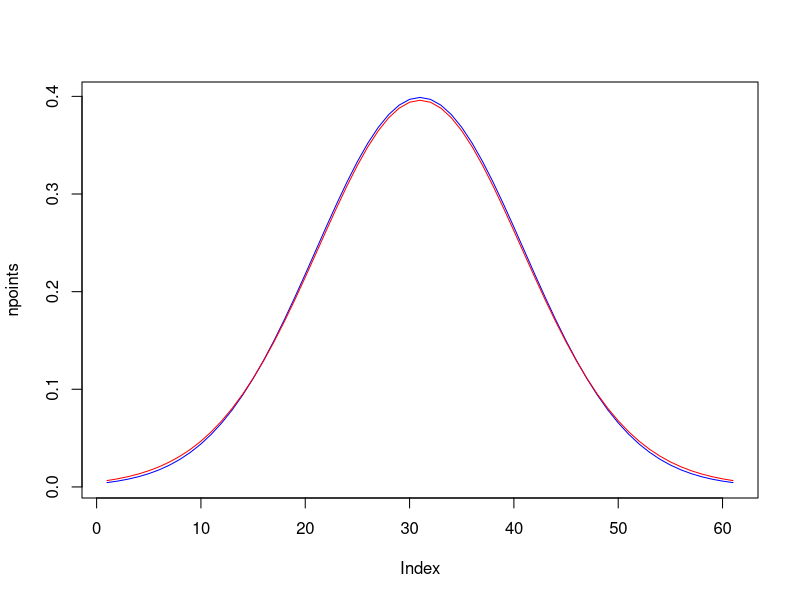

This chart was generated by the following R code:
## ---- chunk 1
knitr::opts_chunk$set(echo = TRUE)
## ---- chunk 2
xbar <- 104 # sample mean
mu <- 100 # hypothetical population mean
n <- 35 # sample size
s <- 12 # sample standard deviation

# Calculate the test value
t <- (xbar - mu) / (s / sqrt(n))
t
## ---- chunk 3
ndata <- seq(-3, 3, by=0.1)
npoints <- dnorm(ndata)
tpoints <- dt(ndata, df=34)
plot(npoints, type="l", col="blue")
lines(tpoints, col="red")
## ---- chunk 4
pt(t, df=n-1, lower.tail = F) * 2
## ---- chunk 5
pnorm(t, lower.tail = F) * 2
## ---- chunk 6
alpha <- 0.05
talpha <- qt(1-alpha/2, df = n-1, lower.tail = T)
talpha
## ---- chunk 7
p.value <- pt(t, df=24, lower.tail = F) * 2
p.value
p.value > alpha
## ---- chunk 8
mu <- 0.95
n <- 25
xbar <- 1
s <- 0.18
t <- (xbar - mu) / (s / sqrt(n))
t
p.val <- pt(t, df=24, lower.tail = F) * 2
p.val
alpha <- 0.05
p.val > alpha # when true: we have no strong evidence against h0
## ---- chunk 9
crit.val <- qt(p=1-alpha, df=24)
crit.val
t > crit.val # when false: we have no strong evidence against h0
